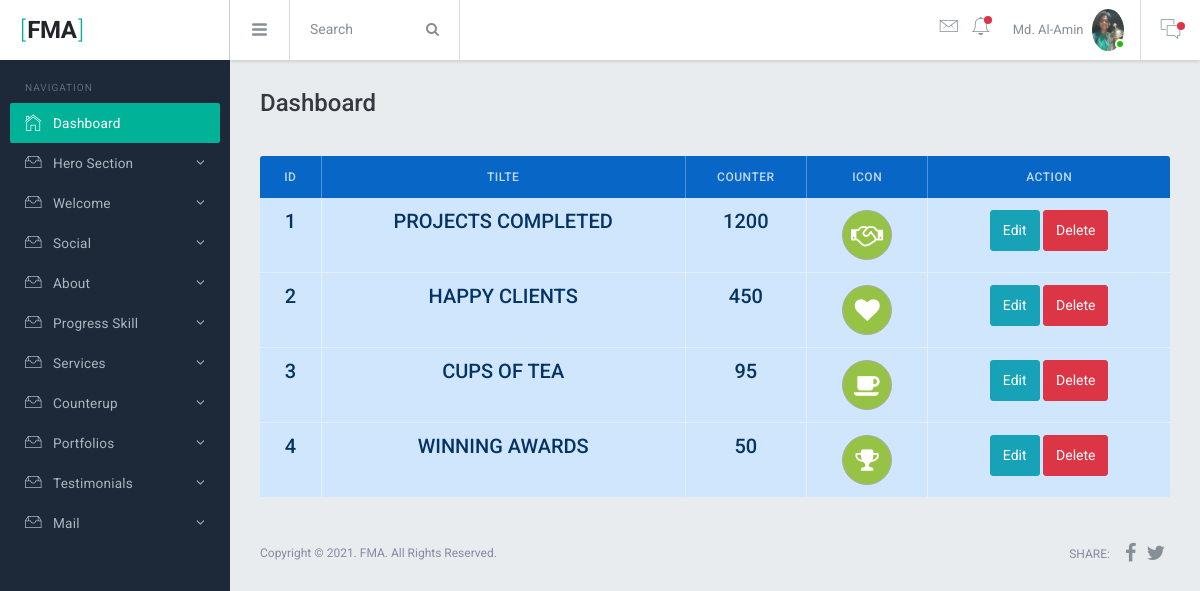
Screenshot of /admin/view-counterup.php (signed in) with the database file from the repository.
### tables this page shows
CREATE TABLE `counterup` (
  `id` int(10) UNSIGNED NOT NULL,
  `counter` varchar(255) NOT NULL,
  `title` varchar(255) NOT NULL,
  `icon` varchar(255) NOT NULL,
  `status` tinyint(4) NOT NULL DEFAULT 1
);

### admin/view-counterup.php (the view)
<?php require_once 'inc/header.php';
  $select = "SELECT * FROM counterup WHERE status = 1";
  $query = mysqli_query($conn, $select);
?>
 <table class="table table-bordered table-colored table-primary">
    <thead>
      <tr>
        <th class="wd-5p text-center">ID</th>
        <th class="wd-30p text-center">Tilte</th>
        <th class="wd-10p text-center">Counter</th>
        <th class="wd-10p text-center">Icon</th>
        <th class="wd-20p text-center">Action</th>
      </tr>
    </thead>
    <tbody>
      <?php foreach ($query as $key => $counter): ?>
      <tr>
        <th class="text-center" scope="row"><h5><?php if (isset($counter['icon'])) echo ++$key ?></h5></th>
        <td class="text-center text-capitalize">
          <h5><?php if (isset($counter['title'])) echo $counter['title'] ?></h5>
        </td>
        <td class="text-center"><h5><?php if (isset($counter['counter'])) echo $counter['counter'] ?></h5></td>
        <td class="text-center"><i style="width: 50px;border: 1px solid #aaa;color: #fff;background-color: #96C346;height: 50px; text-align: center;font-size: 25px;line-height: 50px;border-radius: 50%;" class="<?php if (isset($counter['icon'])) echo $counter['icon'] ?>"></i></td>
        <?php if (isset($counter['icon'])): ?>
        <td class="text-center">
          <a href="edit-counter.php?id=<?= $counter['id'] ?>" class="btn btn-info">Edit</a>
          <a href="delete-counter.php?id=<?= $counter['id'] ?>" class="btn btn-danger">Delete</a>
        </td>
        <?php endif;
      endforeach ?>
      </tr>
    </tbody>
  </table>
<?php require_once 'inc/footer.php'; ?>

### admin/inc/header.php (shortened to what this page needs)
<?php
require_once '../db.php';
  $adminId = $_SESSION['loginAdminId'];
$select = "SELECT * FROM admin WHERE id = $adminId";
$query = mysqli_query($conn, $select);
$assoc = mysqli_fetch_assoc($query);
?>
<!DOCTYPE html>
<html lang="en">
  <head>
    <link href="assets/lib/font-awesome/css/font-awesome.css" rel="stylesheet">
    <link href="assets/lib/Ionicons/css/ionicons.css" rel="stylesheet">
    <link href="../assets/lib/perfect-scrollbar/css/perfect-scrollbar.css" rel="stylesheet">
    <link href="assets/lib/jquery-switchbutton/jquery.switchButton.css" rel="stylesheet">
    <link href="assets/lib/rickshaw/rickshaw.min.css" rel="stylesheet">
    <link href="assets/lib/chartist/chartist.css" rel="stylesheet">
    <link rel="stylesheet" href="assets/css/bracket.css">
  </head>
  <body>
    <div class="br-logo"><a href=""><span>[</span>FMA<span>]</span></a></div>
    <div class="br-sideleft overflow-y-auto">
      <label class="sidebar-label pd-x-15 mg-t-20">Navigation</label>
      <div class="br-sideleft-menu">
        <a href="dashboard.php" class="br-menu-link active">
          <div class="br-menu-item">
            <i class="menu-item-icon icon ion-ios-home-outline tx-22"></i>
            <span class="menu-item-label">Dashboard</span>
          </div>
        </a>
        <a href="#" class="br-menu-link">
          <div class="br-menu-item">
            <i class="menu-item-icon icon ion-ios-filing-outline tx-24"></i>
            <span class="menu-item-label">Hero Section</span>
            <i class="menu-item-arrow fa fa-angle-down"></i>
          </div>
        </a>
         <a href="#" class="br-menu-link">
          <div class="br-menu-item">
            <i class="menu-item-icon icon ion-ios-filing-outline tx-24"></i>
            <span class="menu-item-label">Welcome</span>
            <i class="menu-item-arrow fa fa-angle-down"></i>
          </div>
        </a>
         <a href="#" class="br-menu-link">
          <div class="br-menu-item">
            <i class="menu-item-icon icon ion-ios-filing-outline tx-24"></i>
            <span class="menu-item-label">Social</span>
            <i class="menu-item-arrow fa fa-angle-down"></i>
          </div>
        </a>
         <a href="#" class="br-menu-link">
          <div class="br-menu-item">
            <i class="menu-item-icon icon ion-ios-filing-outline tx-24"></i>
            <span class="menu-item-label">About</span>
            <i class="menu-item-arrow fa fa-angle-down"></i>
          </div>
        </a>
         <a href="#" class="br-menu-link">
          <div class="br-menu-item">
            <i class="menu-item-icon icon ion-ios-filing-outline tx-24"></i>
            <span class="menu-item-label">Progress Skill</span>
            <i class="menu-item-arrow fa fa-angle-down"></i>
          </div>
        </a>
         <a href="#" class="br-menu-link">
          <div class="br-menu-item">
            <i class="menu-item-icon icon ion-ios-filing-outline tx-24"></i>
            <span class="menu-item-label">Services</span>
            <i class="menu-item-arrow fa fa-angle-down"></i>
          </div>
        </a>
         <a href="#" class="br-menu-link">
          <div class="br-menu-item">
            <i class="menu-item-icon icon ion-ios-filing-outline tx-24"></i>
            <span class="menu-item-label">Counterup</span>
            <i class="menu-item-arrow fa fa-angle-down"></i>
          </div>
        </a>
        <a href="#" class="br-menu-link">
          <div class="br-menu-item">
            <i class="menu-item-icon icon ion-ios-filing-outline tx-24"></i>
            <span class="menu-item-label">Portfolios</span>
            <i class="menu-item-arrow fa fa-angle-down"></i>
          </div>
        </a>
        <a href="#" class="br-menu-link">
          <div class="br-menu-item">
            <i class="menu-item-icon icon ion-ios-filing-outline tx-24"></i>
            <span class="menu-item-label">Testimonials</span>
            <i class="menu-item-arrow fa fa-angle-down"></i>
          </div>
        </a>
        <a href="#" class="br-menu-link">
          <div class="br-menu-item">
            <i class="menu-item-icon icon ion-ios-filing-outline tx-24"></i>
            <span class="menu-item-label">Mail</span>
            <i class="menu-item-arrow fa fa-angle-down"></i>
          </div>
        </a>
      </div>
      <br>
    </div>
    <div class="br-header">
      <div class="br-header-left">
        <div class="navicon-left hidden-md-down"><a id="btnLeftMenu" href=""><i class="icon ion-navicon-round"></i></a></div>
        <div class="input-group hidden-xs-down wd-170 transition">
          <input id="searchbox" type="text" class="form-control" placeholder="Search">
          <span class="input-group-btn">
            <button class="btn btn-secondary" type="button"><i class="fa fa-search"></i></button>
          </span>
        </div>
      </div>
      <div class="br-header-right">
        <nav class="nav">
          <div class="dropdown">
            <a href="" class="nav-link pd-x-7 pos-relative" data-toggle="dropdown">
              <i class="icon ion-ios-email-outline tx-24"></i>
              <?php
              $not = "SELECT * FROM mail WHERE notification = 'on'";
              $nq = mysqli_query($conn, $not);
              $na = mysqli_fetch_assoc($nq);
               ?>
              <span class="square-8 <?= isset($na['notification']) == 'on' ? 'bg-danger' : '' ?> pos-absolute t-15 r-0 rounded-circle"></span>
            </a>
          </div>
          <div class="dropdown">
            <a href="" class="nav-link pd-x-7 pos-relative" data-toggle="dropdown">
              <i class="icon ion-ios-bell-outline tx-24"></i>
              <span class="square-8 bg-danger pos-absolute t-15 r-5 rounded-circle"></span>
            </a>
          </div>
          <div class="dropdown">
            <a href="" class="nav-link nav-link-profile" data-toggle="dropdown">
              <span class="logged-name hidden-md-down"><?= $assoc['name'] ?></span>
              <img src="upload/profile/<?= $assoc['image'] ?>" class="wd-32 rounded-circle" alt="">
              <span class="square-10 bg-success"></span>
            </a>
          </div>
        </nav>
        <div class="navicon-right">
          <a id="btnRightMenu" href="" class="pos-relative">
            <i class="icon ion-ios-chatboxes-outline"></i>
            <span class="square-8 bg-danger pos-absolute t-10 r--5 rounded-circle"></span>
          </a>
        </div>
      </div>
    </div>
    <div class="br-mainpanel">
      <div class="pd-30">
        <h4 class="tx-gray-800 mg-b-5">Dashboard</h4>
      </div>
      <div class="br-pagebody mg-t-5 pd-x-30">

### rows the page displays
counterup: title "PROJECTS COMPLETED", counter "1200"
counterup: title "HAPPY CLIENTS", counter "450"
counterup: title "CUPS OF TEA", counter "95"
counterup: title "WINNING AWARDS", counter "50"

### other values shown
$assoc['name'] "Md. Al-Amin"
